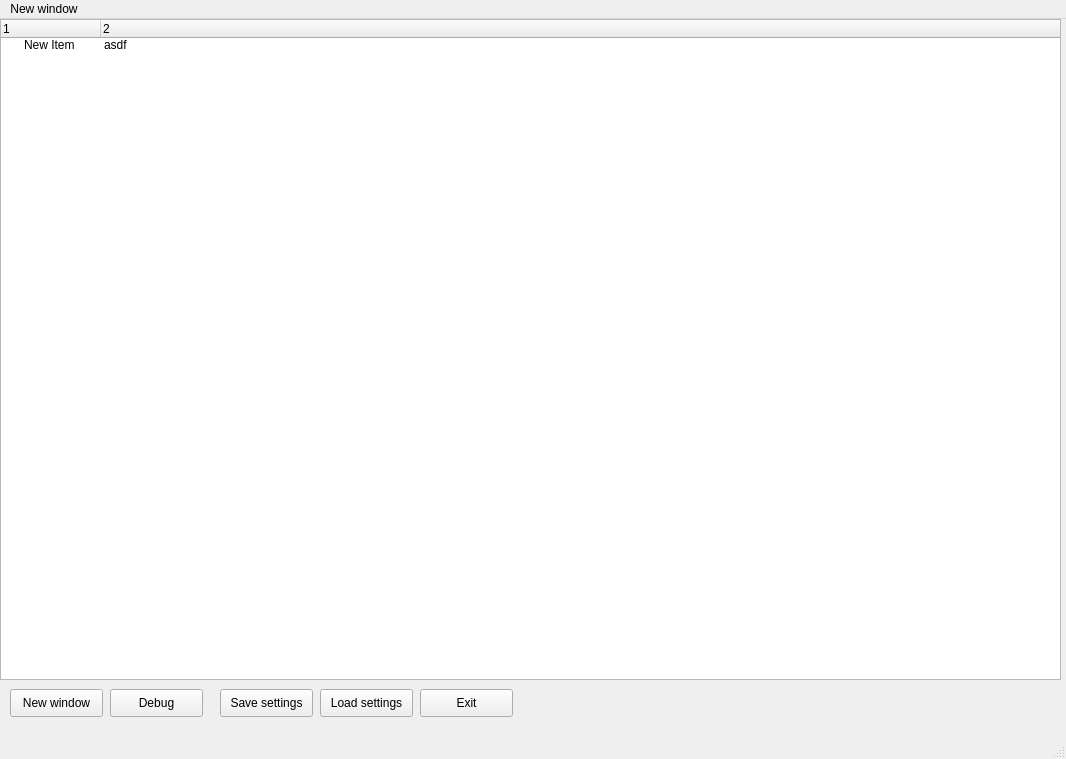
<?xml version="1.0" encoding="UTF-8"?>
<ui version="4.0">
 <class>riskViewer</class>
 <widget class="QMainWindow" name="riskViewer">
  <property name="geometry">
   <rect>
    <x>0</x>
    <y>0</y>
    <width>1066</width>
    <height>759</height>
   </rect>
  </property>
  <property name="windowTitle">
   <string>MainWindow</string>
  </property>
  <widget class="QWidget" name="centralwidget">
   <widget class="QTreeWidget" name="riskTree">
    <property name="geometry">
     <rect>
      <x>0</x>
      <y>0</y>
      <width>1061</width>
      <height>661</height>
     </rect>
    </property>
    <column>
     <property name="text">
      <string notr="true">1</string>
     </property>
    </column>
    <column>
     <property name="text">
      <string>2</string>
     </property>
    </column>
    <item>
     <property name="text">
      <string>New Item</string>
     </property>
     <property name="text">
      <string>asdf</string>
     </property>
     <property name="background">
      <brush brushstyle="NoBrush">
       <color alpha="255">
        <red>86</red>
        <green>113</green>
        <blue>213</blue>
       </color>
      </brush>
     </property>
     <property name="foreground">
      <brush brushstyle="NoBrush">
       <color alpha="255">
        <red>240</red>
        <green>42</green>
        <blue>7</blue>
       </color>
      </brush>
     </property>
    </item>
   </widget>
   <widget class="QPushButton" name="newWindowButton">
    <property name="geometry">
     <rect>
      <x>10</x>
      <y>670</y>
      <width>93</width>
      <height>28</height>
     </rect>
    </property>
    <property name="text">
     <string>New window</string>
    </property>
   </widget>
   <widget class="QPushButton" name="debugButton">
    <property name="geometry">
     <rect>
      <x>110</x>
      <y>670</y>
      <width>93</width>
      <height>28</height>
     </rect>
    </property>
    <property name="text">
     <string>Debug</string>
    </property>
   </widget>
   <widget class="QPushButton" name="saveSettingsButton">
    <property name="geometry">
     <rect>
      <x>220</x>
      <y>670</y>
      <width>93</width>
      <height>28</height>
     </rect>
    </property>
    <property name="text">
     <string>Save settings</string>
    </property>
   </widget>
   <widget class="QPushButton" name="loadSettingsButton">
    <property name="geometry">
     <rect>
      <x>320</x>
      <y>670</y>
      <width>93</width>
      <height>28</height>
     </rect>
    </property>
    <property name="text">
     <string>Load settings</string>
    </property>
   </widget>
   <widget class="QPushButton" name="exitButton">
    <property name="geometry">
     <rect>
      <x>420</x>
      <y>670</y>
      <width>93</width>
      <height>28</height>
     </rect>
    </property>
    <property name="text">
     <string>Exit</string>
    </property>
   </widget>
  </widget>
  <widget class="QMenuBar" name="menubar">
   <property name="geometry">
    <rect>
     <x>0</x>
     <y>0</y>
     <width>1066</width>
     <height>26</height>
    </rect>
   </property>
   <widget class="QMenu" name="menuNew_window">
    <property name="title">
     <string>New window</string>
    </property>
   </widget>
   <addaction name="menuNew_window"/>
  </widget>
  <widget class="QStatusBar" name="statusbar"/>
 </widget>
 <resources/>
 <connections/>
</ui>
